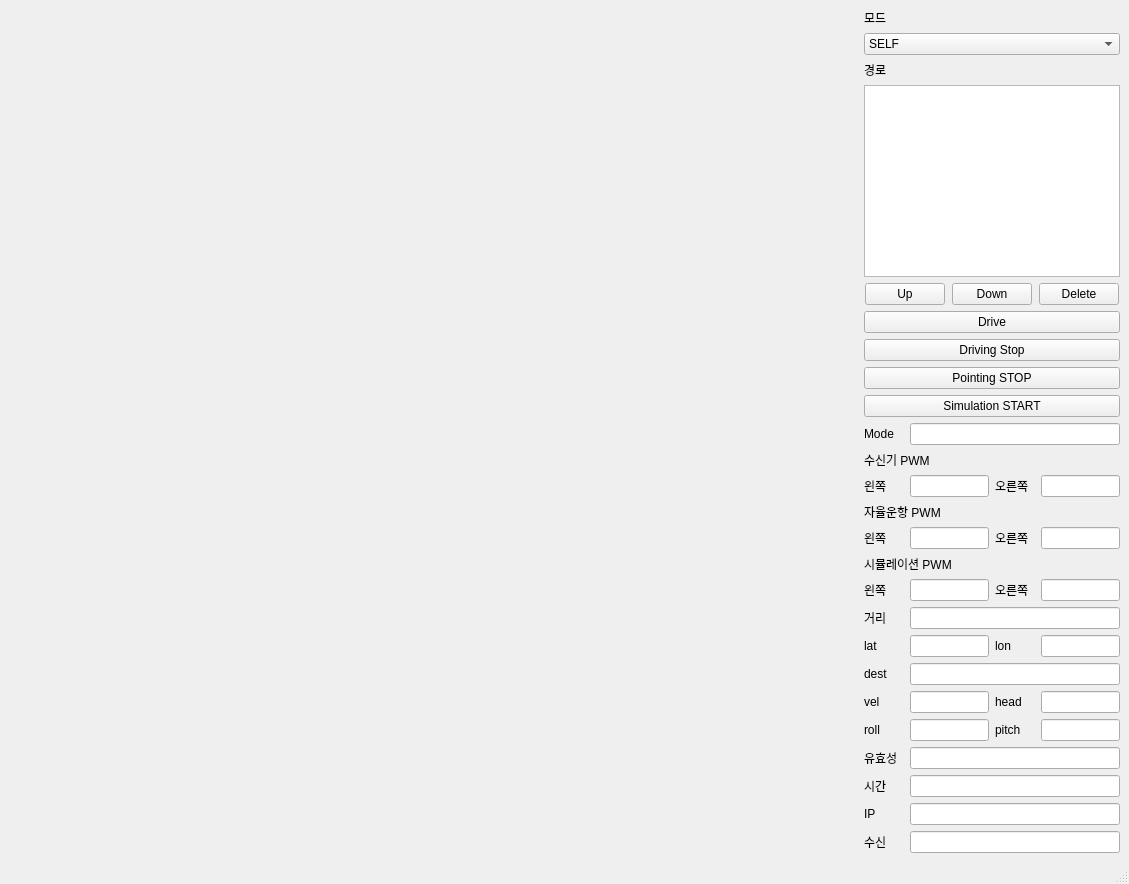
<?xml version="1.0" encoding="UTF-8"?>
<ui version="4.0">
 <class>MainWindow</class>
 <widget class="QMainWindow" name="MainWindow">
  <property name="geometry">
   <rect>
    <x>0</x>
    <y>0</y>
    <width>1129</width>
    <height>813</height>
   </rect>
  </property>
  <property name="windowTitle">
   <string>MainWindow</string>
  </property>
  <widget class="QWidget" name="centralwidget">
   <layout class="QGridLayout" name="gridLayout">
    <item row="0" column="0">
     <layout class="QHBoxLayout" name="Outer_Layout" stretch="8,2">
      <item>
       <layout class="QVBoxLayout" name="Folium"/>
      </item>
      <item>
       <layout class="QVBoxLayout" name="verticalLayout_2">
        <item>
         <widget class="QLabel" name="label">
          <property name="sizePolicy">
           <sizepolicy hsizetype="Preferred" vsizetype="Fixed">
            <horstretch>0</horstretch>
            <verstretch>0</verstretch>
           </sizepolicy>
          </property>
          <property name="text">
           <string>모드</string>
          </property>
         </widget>
        </item>
        <item>
         <widget class="QComboBox" name="combo_mode">
          <item>
           <property name="text">
            <string>SELF</string>
           </property>
          </item>
          <item>
           <property name="text">
            <string>AUTO</string>
           </property>
          </item>
         </widget>
        </item>
        <item>
         <widget class="QLabel" name="label_2">
          <property name="sizePolicy">
           <sizepolicy hsizetype="Preferred" vsizetype="Fixed">
            <horstretch>0</horstretch>
            <verstretch>0</verstretch>
           </sizepolicy>
          </property>
          <property name="text">
           <string>경로</string>
          </property>
         </widget>
        </item>
        <item>
         <widget class="QListView" name="waypoints">
          <property name="sizePolicy">
           <sizepolicy hsizetype="Minimum" vsizetype="Fixed">
            <horstretch>0</horstretch>
            <verstretch>0</verstretch>
           </sizepolicy>
          </property>
         </widget>
        </item>
        <item>
         <layout class="QHBoxLayout" name="horizontalLayout">
          <item>
           <widget class="QPushButton" name="btn_up">
            <property name="sizePolicy">
             <sizepolicy hsizetype="Fixed" vsizetype="Fixed">
              <horstretch>0</horstretch>
              <verstretch>0</verstretch>
             </sizepolicy>
            </property>
            <property name="text">
             <string>Up</string>
            </property>
           </widget>
          </item>
          <item>
           <widget class="QPushButton" name="btn_down">
            <property name="sizePolicy">
             <sizepolicy hsizetype="Fixed" vsizetype="Fixed">
              <horstretch>0</horstretch>
              <verstretch>0</verstretch>
             </sizepolicy>
            </property>
            <property name="text">
             <string>Down</string>
            </property>
           </widget>
          </item>
          <item>
           <widget class="QPushButton" name="btn_delete">
            <property name="sizePolicy">
             <sizepolicy hsizetype="Fixed" vsizetype="Fixed">
              <horstretch>0</horstretch>
              <verstretch>0</verstretch>
             </sizepolicy>
            </property>
            <property name="text">
             <string>Delete</string>
            </property>
           </widget>
          </item>
         </layout>
        </item>
        <item>
         <widget class="QPushButton" name="btn_drive">
          <property name="text">
           <string>Drive</string>
          </property>
         </widget>
        </item>
        <item>
         <widget class="QPushButton" name="btn_stop_driving">
          <property name="text">
           <string>Driving Stop</string>
          </property>
         </widget>
        </item>
        <item>
         <widget class="QPushButton" name="btn_pointing">
          <property name="text">
           <string>Pointing STOP</string>
          </property>
         </widget>
        </item>
        <item>
         <widget class="QPushButton" name="btn_simulation">
          <property name="text">
           <string>Simulation START</string>
          </property>
         </widget>
        </item>
        <item>
         <layout class="QHBoxLayout" name="horizontalLayout_2">
          <item>
           <widget class="QLabel" name="lbl_mode">
            <property name="sizePolicy">
             <sizepolicy hsizetype="Fixed" vsizetype="Minimum">
              <horstretch>0</horstretch>
              <verstretch>0</verstretch>
             </sizepolicy>
            </property>
            <property name="minimumSize">
             <size>
              <width>40</width>
              <height>0</height>
             </size>
            </property>
            <property name="maximumSize">
             <size>
              <width>40</width>
              <height>16777215</height>
             </size>
            </property>
            <property name="text">
             <string>Mode</string>
            </property>
           </widget>
          </item>
          <item>
           <widget class="QLineEdit" name="edit_mode">
            <property name="sizePolicy">
             <sizepolicy hsizetype="Expanding" vsizetype="Fixed">
              <horstretch>0</horstretch>
              <verstretch>0</verstretch>
             </sizepolicy>
            </property>
           </widget>
          </item>
         </layout>
        </item>
        <item>
         <widget class="QLabel" name="label_3">
          <property name="text">
           <string>수신기 PWM</string>
          </property>
         </widget>
        </item>
        <item>
         <layout class="QHBoxLayout" name="horizontalLayout_3">
          <item>
           <widget class="QLabel" name="lbl_pwml">
            <property name="sizePolicy">
             <sizepolicy hsizetype="Fixed" vsizetype="Preferred">
              <horstretch>0</horstretch>
              <verstretch>0</verstretch>
             </sizepolicy>
            </property>
            <property name="minimumSize">
             <size>
              <width>40</width>
              <height>0</height>
             </size>
            </property>
            <property name="maximumSize">
             <size>
              <width>40</width>
              <height>16777215</height>
             </size>
            </property>
            <property name="text">
             <string>왼쪽</string>
            </property>
           </widget>
          </item>
          <item>
           <widget class="QLineEdit" name="edit_pwml"/>
          </item>
          <item>
           <widget class="QLabel" name="lbl_pwmr">
            <property name="sizePolicy">
             <sizepolicy hsizetype="Fixed" vsizetype="Preferred">
              <horstretch>0</horstretch>
              <verstretch>0</verstretch>
             </sizepolicy>
            </property>
            <property name="minimumSize">
             <size>
              <width>40</width>
              <height>0</height>
             </size>
            </property>
            <property name="maximumSize">
             <size>
              <width>40</width>
              <height>16777215</height>
             </size>
            </property>
            <property name="text">
             <string>오른쪽</string>
            </property>
           </widget>
          </item>
          <item>
           <widget class="QLineEdit" name="edit_pwmr"/>
          </item>
         </layout>
        </item>
        <item>
         <widget class="QLabel" name="label_4">
          <property name="text">
           <string>자율운항 PWM</string>
          </property>
         </widget>
        </item>
        <item>
         <layout class="QHBoxLayout" name="horizontalLayout_4">
          <item>
           <widget class="QLabel" name="lbl_pwml_auto">
            <property name="sizePolicy">
             <sizepolicy hsizetype="Fixed" vsizetype="Preferred">
              <horstretch>0</horstretch>
              <verstretch>0</verstretch>
             </sizepolicy>
            </property>
            <property name="minimumSize">
             <size>
              <width>40</width>
              <height>0</height>
             </size>
            </property>
            <property name="maximumSize">
             <size>
              <width>40</width>
              <height>16777215</height>
             </size>
            </property>
            <property name="text">
             <string>왼쪽</string>
            </property>
           </widget>
          </item>
          <item>
           <widget class="QLineEdit" name="edit_pwml_auto"/>
          </item>
          <item>
           <widget class="QLabel" name="lbl_pwmr_auto">
            <property name="sizePolicy">
             <sizepolicy hsizetype="Fixed" vsizetype="Preferred">
              <horstretch>0</horstretch>
              <verstretch>0</verstretch>
             </sizepolicy>
            </property>
            <property name="minimumSize">
             <size>
              <width>40</width>
              <height>0</height>
             </size>
            </property>
            <property name="maximumSize">
             <size>
              <width>40</width>
              <height>16777215</height>
             </size>
            </property>
            <property name="text">
             <string>오른쪽</string>
            </property>
           </widget>
          </item>
          <item>
           <widget class="QLineEdit" name="edit_pwmr_auto"/>
          </item>
         </layout>
        </item>
        <item>
         <widget class="QLabel" name="label_5">
          <property name="text">
           <string>시뮬레이션 PWM</string>
          </property>
         </widget>
        </item>
        <item>
         <layout class="QHBoxLayout" name="horizontalLayout_14">
          <item>
           <widget class="QLabel" name="lbl_pwml_auto_2">
            <property name="sizePolicy">
             <sizepolicy hsizetype="Fixed" vsizetype="Preferred">
              <horstretch>0</horstretch>
              <verstretch>0</verstretch>
             </sizepolicy>
            </property>
            <property name="minimumSize">
             <size>
              <width>40</width>
              <height>0</height>
             </size>
            </property>
            <property name="maximumSize">
             <size>
              <width>40</width>
              <height>16777215</height>
             </size>
            </property>
            <property name="text">
             <string>왼쪽</string>
            </property>
           </widget>
          </item>
          <item>
           <widget class="QLineEdit" name="edit_pwml_simulation">
            <property name="text">
             <string/>
            </property>
           </widget>
          </item>
          <item>
           <widget class="QLabel" name="lbl_pwmr_auto_2">
            <property name="sizePolicy">
             <sizepolicy hsizetype="Fixed" vsizetype="Preferred">
              <horstretch>0</horstretch>
              <verstretch>0</verstretch>
             </sizepolicy>
            </property>
            <property name="minimumSize">
             <size>
              <width>40</width>
              <height>0</height>
             </size>
            </property>
            <property name="maximumSize">
             <size>
              <width>40</width>
              <height>16777215</height>
             </size>
            </property>
            <property name="text">
             <string>오른쪽</string>
            </property>
           </widget>
          </item>
          <item>
           <widget class="QLineEdit" name="edit_pwmr_simulation"/>
          </item>
         </layout>
        </item>
        <item>
         <layout class="QHBoxLayout" name="horizontalLayout_13">
          <item>
           <widget class="QLabel" name="lbl_distance">
            <property name="minimumSize">
             <size>
              <width>40</width>
              <height>0</height>
             </size>
            </property>
            <property name="maximumSize">
             <size>
              <width>40</width>
              <height>16777215</height>
             </size>
            </property>
            <property name="text">
             <string>거리</string>
            </property>
           </widget>
          </item>
          <item>
           <widget class="QLineEdit" name="edit_distance"/>
          </item>
         </layout>
        </item>
        <item>
         <layout class="QHBoxLayout" name="horizontalLayout_11">
          <item>
           <widget class="QLabel" name="lbl_latitude">
            <property name="sizePolicy">
             <sizepolicy hsizetype="Fixed" vsizetype="Preferred">
              <horstretch>0</horstretch>
              <verstretch>0</verstretch>
             </sizepolicy>
            </property>
            <property name="minimumSize">
             <size>
              <width>40</width>
              <height>0</height>
             </size>
            </property>
            <property name="maximumSize">
             <size>
              <width>40</width>
              <height>16777215</height>
             </size>
            </property>
            <property name="text">
             <string>lat</string>
            </property>
           </widget>
          </item>
          <item>
           <widget class="QLineEdit" name="edit_latitude"/>
          </item>
          <item>
           <widget class="QLabel" name="lbl_longitude">
            <property name="sizePolicy">
             <sizepolicy hsizetype="Fixed" vsizetype="Preferred">
              <horstretch>0</horstretch>
              <verstretch>0</verstretch>
             </sizepolicy>
            </property>
            <property name="minimumSize">
             <size>
              <width>40</width>
              <height>0</height>
             </size>
            </property>
            <property name="maximumSize">
             <size>
              <width>40</width>
              <height>16777215</height>
             </size>
            </property>
            <property name="text">
             <string>lon</string>
            </property>
           </widget>
          </item>
          <item>
           <widget class="QLineEdit" name="edit_longitude"/>
          </item>
         </layout>
        </item>
        <item>
         <layout class="QHBoxLayout" name="horizontalLayout_5">
          <item>
           <widget class="QLabel" name="label_7">
            <property name="sizePolicy">
             <sizepolicy hsizetype="Fixed" vsizetype="Minimum">
              <horstretch>0</horstretch>
              <verstretch>0</verstretch>
             </sizepolicy>
            </property>
            <property name="minimumSize">
             <size>
              <width>40</width>
              <height>0</height>
             </size>
            </property>
            <property name="maximumSize">
             <size>
              <width>40</width>
              <height>16777215</height>
             </size>
            </property>
            <property name="text">
             <string>dest</string>
            </property>
           </widget>
          </item>
          <item>
           <widget class="QLineEdit" name="edit_destination">
            <property name="sizePolicy">
             <sizepolicy hsizetype="Expanding" vsizetype="Fixed">
              <horstretch>0</horstretch>
              <verstretch>0</verstretch>
             </sizepolicy>
            </property>
           </widget>
          </item>
         </layout>
        </item>
        <item>
         <layout class="QHBoxLayout" name="horizontalLayout_6">
          <item>
           <widget class="QLabel" name="lbl_velocity">
            <property name="sizePolicy">
             <sizepolicy hsizetype="Fixed" vsizetype="Preferred">
              <horstretch>0</horstretch>
              <verstretch>0</verstretch>
             </sizepolicy>
            </property>
            <property name="minimumSize">
             <size>
              <width>40</width>
              <height>0</height>
             </size>
            </property>
            <property name="maximumSize">
             <size>
              <width>40</width>
              <height>16777215</height>
             </size>
            </property>
            <property name="text">
             <string>vel</string>
            </property>
           </widget>
          </item>
          <item>
           <widget class="QLineEdit" name="edit_velocity"/>
          </item>
          <item>
           <widget class="QLabel" name="lbl_heading">
            <property name="sizePolicy">
             <sizepolicy hsizetype="Fixed" vsizetype="Preferred">
              <horstretch>0</horstretch>
              <verstretch>0</verstretch>
             </sizepolicy>
            </property>
            <property name="minimumSize">
             <size>
              <width>40</width>
              <height>0</height>
             </size>
            </property>
            <property name="maximumSize">
             <size>
              <width>40</width>
              <height>16777215</height>
             </size>
            </property>
            <property name="text">
             <string>head</string>
            </property>
           </widget>
          </item>
          <item>
           <widget class="QLineEdit" name="edit_heading"/>
          </item>
         </layout>
        </item>
        <item>
         <layout class="QHBoxLayout" name="horizontalLayout_12">
          <item>
           <widget class="QLabel" name="lbl_roll">
            <property name="sizePolicy">
             <sizepolicy hsizetype="Fixed" vsizetype="Preferred">
              <horstretch>0</horstretch>
              <verstretch>0</verstretch>
             </sizepolicy>
            </property>
            <property name="minimumSize">
             <size>
              <width>40</width>
              <height>0</height>
             </size>
            </property>
            <property name="maximumSize">
             <size>
              <width>40</width>
              <height>16777215</height>
             </size>
            </property>
            <property name="text">
             <string>roll</string>
            </property>
           </widget>
          </item>
          <item>
           <widget class="QLineEdit" name="edit_roll"/>
          </item>
          <item>
           <widget class="QLabel" name="lbl_pitch">
            <property name="sizePolicy">
             <sizepolicy hsizetype="Fixed" vsizetype="Preferred">
              <horstretch>0</horstretch>
              <verstretch>0</verstretch>
             </sizepolicy>
            </property>
            <property name="minimumSize">
             <size>
              <width>40</width>
              <height>0</height>
             </size>
            </property>
            <property name="maximumSize">
             <size>
              <width>40</width>
              <height>16777215</height>
             </size>
            </property>
            <property name="text">
             <string>pitch</string>
            </property>
           </widget>
          </item>
          <item>
           <widget class="QLineEdit" name="edit_pitch">
            <property name="text">
             <string/>
            </property>
           </widget>
          </item>
         </layout>
        </item>
        <item>
         <layout class="QHBoxLayout" name="horizontalLayout_7">
          <item>
           <widget class="QLabel" name="lbl_validity">
            <property name="sizePolicy">
             <sizepolicy hsizetype="Fixed" vsizetype="Minimum">
              <horstretch>0</horstretch>
              <verstretch>0</verstretch>
             </sizepolicy>
            </property>
            <property name="minimumSize">
             <size>
              <width>40</width>
              <height>0</height>
             </size>
            </property>
            <property name="maximumSize">
             <size>
              <width>40</width>
              <height>16777215</height>
             </size>
            </property>
            <property name="text">
             <string>유효성</string>
            </property>
           </widget>
          </item>
          <item>
           <widget class="QLineEdit" name="edit_validity">
            <property name="sizePolicy">
             <sizepolicy hsizetype="Expanding" vsizetype="Fixed">
              <horstretch>0</horstretch>
              <verstretch>0</verstretch>
             </sizepolicy>
            </property>
           </widget>
          </item>
         </layout>
        </item>
        <item>
         <layout class="QHBoxLayout" name="horizontalLayout_8">
          <item>
           <widget class="QLabel" name="lbl_time">
            <property name="sizePolicy">
             <sizepolicy hsizetype="Fixed" vsizetype="Minimum">
              <horstretch>0</horstretch>
              <verstretch>0</verstretch>
             </sizepolicy>
            </property>
            <property name="minimumSize">
             <size>
              <width>40</width>
              <height>0</height>
             </size>
            </property>
            <property name="maximumSize">
             <size>
              <width>40</width>
              <height>16777215</height>
             </size>
            </property>
            <property name="text">
             <string>시간</string>
            </property>
           </widget>
          </item>
          <item>
           <widget class="QLineEdit" name="edit_time">
            <property name="sizePolicy">
             <sizepolicy hsizetype="Expanding" vsizetype="Fixed">
              <horstretch>0</horstretch>
              <verstretch>0</verstretch>
             </sizepolicy>
            </property>
           </widget>
          </item>
         </layout>
        </item>
        <item>
         <layout class="QHBoxLayout" name="horizontalLayout_9">
          <item>
           <widget class="QLabel" name="lbl_ip">
            <property name="sizePolicy">
             <sizepolicy hsizetype="Fixed" vsizetype="Minimum">
              <horstretch>0</horstretch>
              <verstretch>0</verstretch>
             </sizepolicy>
            </property>
            <property name="minimumSize">
             <size>
              <width>40</width>
              <height>0</height>
             </size>
            </property>
            <property name="maximumSize">
             <size>
              <width>40</width>
              <height>16777215</height>
             </size>
            </property>
            <property name="text">
             <string>IP</string>
            </property>
           </widget>
          </item>
          <item>
           <widget class="QLineEdit" name="edit_IP">
            <property name="sizePolicy">
             <sizepolicy hsizetype="Expanding" vsizetype="Fixed">
              <horstretch>0</horstretch>
              <verstretch>0</verstretch>
             </sizepolicy>
            </property>
           </widget>
          </item>
         </layout>
        </item>
        <item>
         <layout class="QHBoxLayout" name="horizontalLayout_10">
          <item>
           <widget class="QLabel" name="lbl_ip_status">
            <property name="sizePolicy">
             <sizepolicy hsizetype="Fixed" vsizetype="Minimum">
              <horstretch>0</horstretch>
              <verstretch>0</verstretch>
             </sizepolicy>
            </property>
            <property name="minimumSize">
             <size>
              <width>40</width>
              <height>0</height>
             </size>
            </property>
            <property name="maximumSize">
             <size>
              <width>40</width>
              <height>16777215</height>
             </size>
            </property>
            <property name="text">
             <string>수신</string>
            </property>
           </widget>
          </item>
          <item>
           <widget class="QLineEdit" name="edit_com_status">
            <property name="sizePolicy">
             <sizepolicy hsizetype="Expanding" vsizetype="Fixed">
              <horstretch>0</horstretch>
              <verstretch>0</verstretch>
             </sizepolicy>
            </property>
           </widget>
          </item>
         </layout>
        </item>
        <item>
         <spacer name="verticalSpacer">
          <property name="orientation">
           <enum>Qt::Vertical</enum>
          </property>
          <property name="sizeHint" stdset="0">
           <size>
            <width>20</width>
            <height>40</height>
           </size>
          </property>
         </spacer>
        </item>
       </layout>
      </item>
     </layout>
    </item>
   </layout>
  </widget>
  <widget class="QMenuBar" name="menubar">
   <property name="geometry">
    <rect>
     <x>0</x>
     <y>0</y>
     <width>1129</width>
     <height>21</height>
    </rect>
   </property>
  </widget>
  <widget class="QStatusBar" name="statusbar"/>
 </widget>
 <resources/>
 <connections>
  <connection>
   <sender>btn_pointing</sender>
   <signal>clicked()</signal>
   <receiver>MainWindow</receiver>
   <slot>pointing()</slot>
   <hints>
    <hint type="sourcelabel">
     <x>1043</x>
     <y>403</y>
    </hint>
    <hint type="destinationlabel">
     <x>1054</x>
     <y>732</y>
    </hint>
   </hints>
  </connection>
  <connection>
   <sender>btn_up</sender>
   <signal>clicked()</signal>
   <receiver>MainWindow</receiver>
   <slot>move_item_up()</slot>
   <hints>
    <hint type="sourcelabel">
     <x>867</x>
     <y>315</y>
    </hint>
    <hint type="destinationlabel">
     <x>1054</x>
     <y>732</y>
    </hint>
   </hints>
  </connection>
  <connection>
   <sender>btn_down</sender>
   <signal>clicked()</signal>
   <receiver>MainWindow</receiver>
   <slot>move_item_down()</slot>
   <hints>
    <hint type="sourcelabel">
     <x>952</x>
     <y>315</y>
    </hint>
    <hint type="destinationlabel">
     <x>1054</x>
     <y>732</y>
    </hint>
   </hints>
  </connection>
  <connection>
   <sender>btn_delete</sender>
   <signal>clicked()</signal>
   <receiver>MainWindow</receiver>
   <slot>delete_item()</slot>
   <hints>
    <hint type="sourcelabel">
     <x>1037</x>
     <y>315</y>
    </hint>
    <hint type="destinationlabel">
     <x>1054</x>
     <y>732</y>
    </hint>
   </hints>
  </connection>
  <connection>
   <sender>btn_drive</sender>
   <signal>clicked()</signal>
   <receiver>MainWindow</receiver>
   <slot>start_driving()</slot>
   <hints>
    <hint type="sourcelabel">
     <x>913</x>
     <y>333</y>
    </hint>
    <hint type="destinationlabel">
     <x>892</x>
     <y>708</y>
    </hint>
   </hints>
  </connection>
  <connection>
   <sender>btn_stop_driving</sender>
   <signal>clicked()</signal>
   <receiver>MainWindow</receiver>
   <slot>stop_driving()</slot>
   <hints>
    <hint type="sourcelabel">
     <x>1117</x>
     <y>374</y>
    </hint>
    <hint type="destinationlabel">
     <x>1025</x>
     <y>716</y>
    </hint>
   </hints>
  </connection>
  <connection>
   <sender>btn_simulation</sender>
   <signal>clicked()</signal>
   <receiver>MainWindow</receiver>
   <slot>simulator()</slot>
   <hints>
    <hint type="sourcelabel">
     <x>989</x>
     <y>420</y>
    </hint>
    <hint type="destinationlabel">
     <x>564</x>
     <y>406</y>
    </hint>
   </hints>
  </connection>
 </connections>
 <slots>
  <slot>pointing()</slot>
  <slot>move_item_up()</slot>
  <slot>move_item_down()</slot>
  <slot>delete_item()</slot>
  <slot>start_driving()</slot>
  <slot>stop_driving()</slot>
  <slot>simulator()</slot>
 </slots>
</ui>
